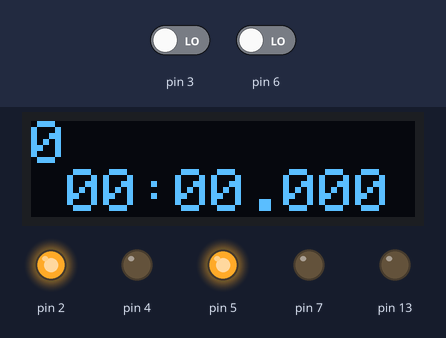
Simulated run of this sketch. Board: Arduino Uno, built with avr-gcc and run on an emulated ATmega328P. On the bench: 128×32 one-colour display, output pins drawn as LEDs (lit = HIGH). Inputs (shaded band) come from the test bench; at power-on: pin 3 LOW, pin 6 LOW. The display library's start-up logo is not drawn; what the sketch prints to the serial monitor is not drawn.

Above: at 3.2 s.
3.3 s: pin 3 driven HIGH
At 3.7 s:
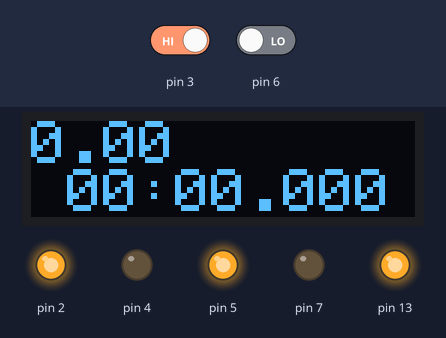
4.8 s: pin 3 driven LOW
At 4.95 s:
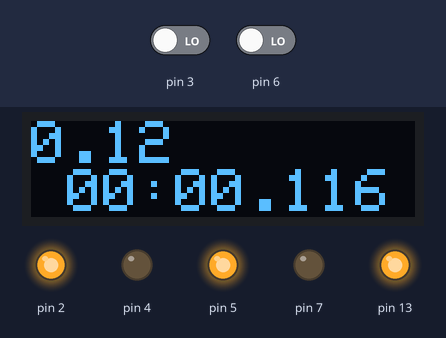
6.3 s: pin 6 driven HIGH
At 6.8 s:
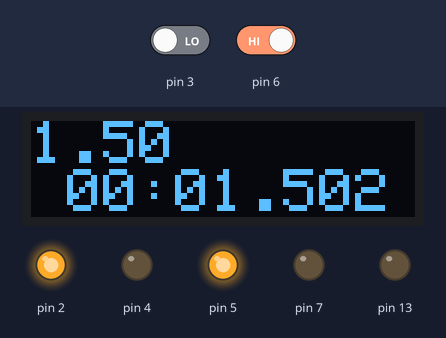
Timing chart, 0 to 9.3 s (numbered marks = the images above; inputs shaded):
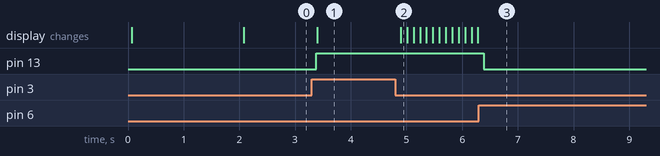

The sketch:

temporizador_start_stop_pantalla_oled.ino
```cpp
/*
 * Temporizador start/stop en pantalla OLED
 * David Guzmán
 * 14 de julio de 2021
 *
 * Basado en temporizador_start_stop_puerto_serial, agregando ahora pantalla OLED.
 *
 * Uso 2 botones: uno para arranque, otro para parar.
 *
 * En puerto serial imprimo el tiempo transcurrido, en segundos, desde que inicia.
 * Enciendo LED de tarjeta cuando está contando.
 *
 * Para pantalla OLED, uso como base ejemplo ssd1306_128x32_i2c de biblioteca
 * Adafruit SSD1306.
 *
 */

//Tomado de

#include <SPI.h>
#include <Wire.h>
#include <Adafruit_GFX.h>
#include <Adafruit_SSD1306.h>

#define SCREEN_WIDTH 128 // OLED display width, in pixels
#define SCREEN_HEIGHT 32 // OLED display height, in pixels

// Declaration for an SSD1306 display connected to I2C (SDA, SCL pins)
// The pins for I2C are defined by the Wire-library.
// On an arduino UNO:       A4(SDA), A5(SCL)
// On an arduino MEGA 2560: 20(SDA), 21(SCL)
// On an arduino LEONARDO:   2(SDA),  3(SCL), ...
#define OLED_RESET     -1 // Reset pin # (or -1 if sharing Arduino reset pin)
#define SCREEN_ADDRESS 0x3C ///< See datasheet for Address; 0x3D for 128x64, 0x3C for 128x32
Adafruit_SSD1306 display(SCREEN_WIDTH, SCREEN_HEIGHT, &Wire, OLED_RESET);


int contando = 0;

unsigned long tiempo_inicio = 0;
unsigned long tiempo_fin = 0;
unsigned long tiempo_transcurrido = 0;

bool pantalla_ok = true;

void setup()
{
  //para ayudar conexiones de botones; no es necesario
  pinMode(5, OUTPUT);
  digitalWrite(5, HIGH);
  pinMode(7, OUTPUT);
  digitalWrite(7, LOW);
  pinMode(2, OUTPUT);
  digitalWrite(2, HIGH);
  pinMode(4, OUTPUT);
  digitalWrite(4, LOW);

  //Pines de entrada de botones
  pinMode(3, INPUT);
  pinMode(6, INPUT);
  //Pin LED como salida
  pinMode(13, OUTPUT);

  //Configuro puerto serial
  Serial.begin(9600);

  //Configuro pantalla OLED
  if(!display.begin(SSD1306_SWITCHCAPVCC, SCREEN_ADDRESS)) {
    Serial.println(F("Error en OLED: SSD1306 allocation failed"));
    pantalla_ok = false;
    //for(;;); // Don't proceed, loop forever
  }

  if (pantalla_ok){
    display.display();
    delay(2); // Pause for 2 milliseconds
    // Clear the buffer
    display.clearDisplay();

    display.setTextSize(1);      // Normal 1:1 pixel scale
    display.setTextColor(SSD1306_WHITE); // Draw white text
    display.setCursor(0, 0);     // Start at top-left corner
    display.cp437(true);         // Use full 256 char 'Code Page 437' font

    display.println("Temporizador");
    display.println("start/stop");
    display.println("");
    display.println("    DG 2021-07-14");
    display.display();

    delay(2000);

    display.clearDisplay();
    display.setTextSize(2);
    display.setCursor(0, 0);     // Start at top-left corner
    display.println("0"); //imprime el número 0
    display.println(" 00:00.000"); //imprime el número 0
    display.display();
  }

}

void loop()
{
  int bot_start = digitalRead(3);
  int bot_stop = digitalRead(6);
  if (bot_start == 1) {
    contando = 1;
    digitalWrite(13, HIGH);
    //Serial.println("on");
    tiempo_inicio = millis();
  }
  if (bot_stop == 1) {
    contando = 0;
    digitalWrite(13, LOW);
    //Serial.println("off");
    tiempo_fin = millis();
  }

  if(contando) {
    //si está contando, calculo tiempo transcurrido
    tiempo_transcurrido = millis() - tiempo_inicio;

    float tiempo_transcurrido_seg = float(tiempo_transcurrido)/1000;


    int tiempo_transcurrido_mm = int(tiempo_transcurrido_seg / 60);
    int tiempo_transcurrido_ss = int(tiempo_transcurrido_seg) % 60;
    int tiempo_transcurrido_ssss = int(tiempo_transcurrido % 1000);

    //e imprimo el valor en puerto serial
    Serial.println(tiempo_transcurrido_seg,1); //importante pasar a float; imprimo 1 decimal

    if(pantalla_ok){
      display.clearDisplay();

      display.setTextSize(2);
      display.setCursor(0, 0);     // Start at top-left corner
      display.println(tiempo_transcurrido_seg);
      if (tiempo_transcurrido_mm<100){
        display.print(" "); //imprimir un espacio a la izquierda
      }
      if (tiempo_transcurrido_mm<10){
        display.print("0"); //imprimir otro 0 a la izquierda
      }
      display.print(tiempo_transcurrido_mm);
      display.print(":");
      if (tiempo_transcurrido_ss<10){
        display.print("0"); //imprimir un 0 a la izquierda
      }
      display.print(tiempo_transcurrido_ss);
      display.print(".");
      if (tiempo_transcurrido_ssss<100){
        display.print("0"); //imprimir un 0 a la izquierda
      }
      if (tiempo_transcurrido_ssss<10){
        display.print("0"); //imprimir otro 0 a la izquierda
      }
      display.print(tiempo_transcurrido_ssss);
      display.display();
    }
  }

  delay(100); // pausa 100ms; prudente, pero no es necesario.
}
```

Measured:
- after the input at 3.3 s, pin 13: LOW → HIGH after 0.08 s; the display: changes after 0.09 s (image 1)
- after the input at 4.8 s, the display: changes after 0.10 s (image 2)
- after the input at 6.3 s, pin 13: HIGH → LOW after 0.08 s
